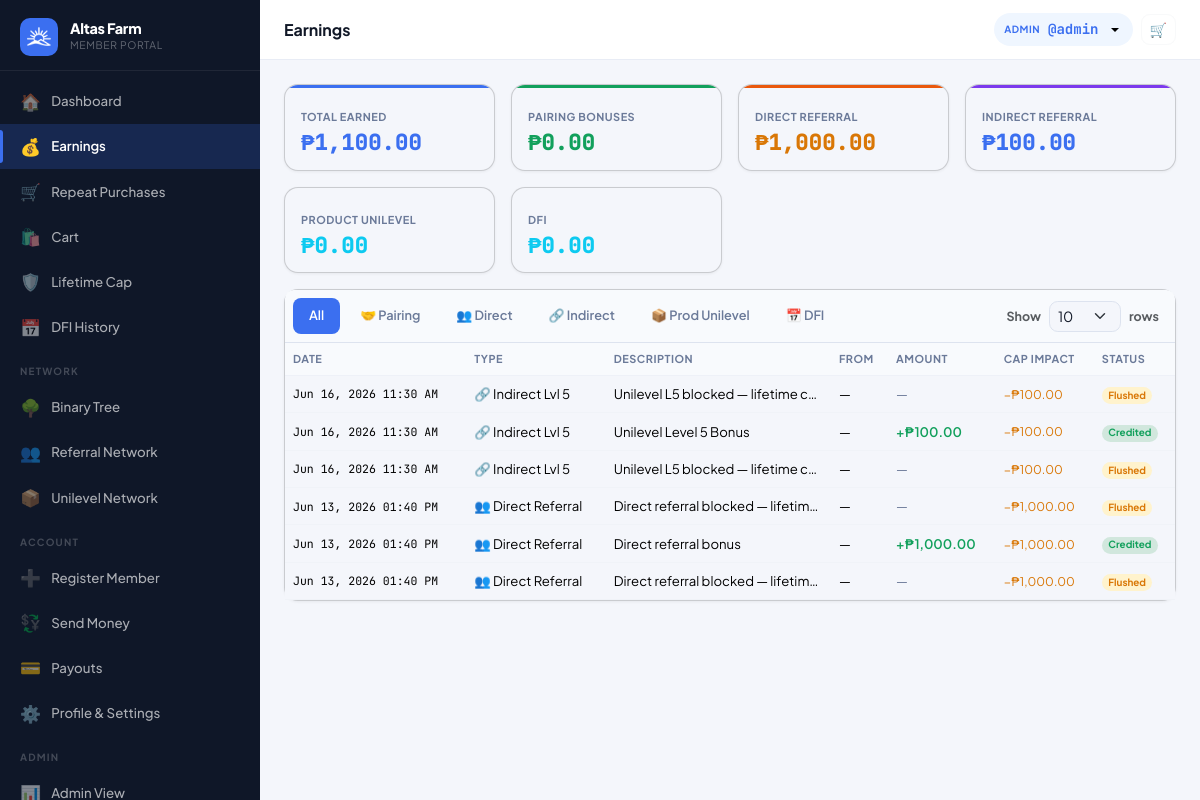
Page /?page=earnings (signed in) on the committed database.
### tables this page shows
CREATE TABLE settings (
  key_name   VARCHAR(80) NOT NULL PRIMARY KEY,
  value      TEXT        NOT NULL,
  updated_at TIMESTAMP DEFAULT CURRENT_TIMESTAMP ON UPDATE CURRENT_TIMESTAMP
);

CREATE TABLE users (
  id                INT UNSIGNED AUTO_INCREMENT PRIMARY KEY,
  username          VARCHAR(40)  NOT NULL UNIQUE,
  password_hash     VARCHAR(255) NOT NULL,
  role              ENUM('member','admin') NOT NULL DEFAULT 'member',
  package_id        INT UNSIGNED NULL,
  reg_code_id           INT UNSIGNED NULL,
  reg_payment_method    ENUM('code','ewallet','pending') NOT NULL DEFAULT 'code',
  reg_paid_by           INT UNSIGNED NULL,

   
  sponsor_id        INT UNSIGNED NULL,
  binary_parent_id  INT UNSIGNED NULL,
  binary_position   ENUM('left','right') NULL,

   
  left_count        INT UNSIGNED NOT NULL DEFAULT 0,
  right_count       INT UNSIGNED NOT NULL DEFAULT 0,
  pairs_paid        INT UNSIGNED NOT NULL DEFAULT 0,
  pairs_flushed     INT UNSIGNED NOT NULL DEFAULT 0,
  pairs_paid_today  INT UNSIGNED NOT NULL DEFAULT 0,   

   
  left_pv           DECIMAL(14,2) NOT NULL DEFAULT 0.00 COMMENT 'Accumulated PV on left binary leg',
  right_pv          DECIMAL(14,2) NOT NULL DEFAULT 0.00 COMMENT 'Accumulated PV on right binary leg',
  paired_pv         DECIMAL(14,2) NOT NULL DEFAULT 0.00 COMMENT 'Total paired PV lifetime',
  paired_pv_today   DECIMAL(14,2) NOT NULL DEFAULT 0.00 COMMENT 'Paired PV today (reset by midnight cron)',
  flushed_pv        DECIMAL(14,2) NOT NULL DEFAULT 0.00 COMMENT 'PV flushed in binary pairing',
  personal_pv       DECIMAL(14,2) NOT NULL DEFAULT 0.00 COMMENT 'Personal sales PV from downline product purchases',
  group_pv          DECIMAL(14,2) NOT NULL DEFAULT 0.00 COMMENT 'Group sales PV from downline',
  rank_royalty      ENUM('qa','supervisor','manager','director','chairman') NULL DEFAULT NULL COMMENT 'Royalty Bonus leadership rank',

   
  lifetime_earned       DECIMAL(14,2) NOT NULL DEFAULT 0.00,
  cap_status            ENUM('active','capped','perminact') NOT NULL DEFAULT 'active',
  capping_bypass        TINYINT(1)   NOT NULL DEFAULT 0,
  daily_cap_bypass      TINYINT(1)   NOT NULL DEFAULT 0,
  capped_at             TIMESTAMP NULL,
  last_reactivation_at  TIMESTAMP NULL,
  dfi_days_used         INT UNSIGNED NOT NULL DEFAULT 0,
  dfi_active            TINYINT(1)   NOT NULL DEFAULT 1,
  cd_active             TINYINT(1)   NOT NULL DEFAULT 0,
  ewallet_sent_today      DECIMAL(12,2) NOT NULL DEFAULT 0.00,
  ewallet_sent_this_week  DECIMAL(12,2) NOT NULL DEFAULT 0.00,

   
  full_name         VARCHAR(120) NULL,
  email             VARCHAR(120) NULL,
  mobile            VARCHAR(20)  NULL,
  gcash_number       VARCHAR(20)  NULL,
  maya_number        VARCHAR(20)  NULL,
  usdt_trc20_address VARCHAR(100) NULL,
  usdt_bep20_address VARCHAR(100) NULL,
  address            TEXT         NULL,
  photo             VARCHAR(200) NULL,

  ewallet_balance       DECIMAL(14,2) NOT NULL DEFAULT 0.00,
  withdrawable_balance  DECIMAL(14,2) NOT NULL DEFAULT 0.00,
  status                ENUM('active','suspended','pending') NOT NULL DEFAULT 'active',
  joined_at         TIMESTAMP DEFAULT CURRENT_TIMESTAMP,
  last_login        TIMESTAMP NULL,

  FOREIGN KEY (sponsor_id)       REFERENCES users(id) ON DELETE SET NULL,
  FOREIGN KEY (binary_parent_id) REFERENCES users(id) ON DELETE SET NULL,
  FOREIGN KEY (package_id)       REFERENCES packages(id) ON DELETE SET NULL
);

CREATE TABLE commissions (
  id             INT UNSIGNED AUTO_INCREMENT PRIMARY KEY,
  user_id        INT UNSIGNED NOT NULL,
  type           ENUM('pairing','direct_referral','indirect_referral','daily_fixed_income','unilevel_product','royalty') NOT NULL,
  amount         DECIMAL(12,2) NOT NULL DEFAULT 0.00,
  cap_deduction  DECIMAL(12,2) NOT NULL DEFAULT 0.00,   
  source_user_id INT UNSIGNED  NULL,
  level          TINYINT UNSIGNED NULL,
  pairs_count    TINYINT UNSIGNED NULL,
  description    VARCHAR(255)  NULL,
  status         ENUM('credited','flushed') NOT NULL DEFAULT 'credited',
  created_at     TIMESTAMP DEFAULT CURRENT_TIMESTAMP,
  FOREIGN KEY (user_id)        REFERENCES users(id),
  FOREIGN KEY (source_user_id) REFERENCES users(id) ON DELETE SET NULL
);

### views/member/earnings.php (the view, shortened to what the rows shown need)
<?php require 'views/partials/head.php'; ?>
<?php require 'views/partials/sidebar_member.php'; ?>
<div class="main-content">
  <?php require 'views/partials/topbar.php'; ?>
  <div class="page-content">
      <?php
      $binaryEnabled = setting('binary_enabled', '1') === '1';
      $statCards = [
        ['Total Earned',      $summary['total_earned'],   'primary', 'primary'],
        ...($binaryEnabled ? [['Pairing Bonuses',   $summary['total_pairing'],  'success', 'success']] : []),
        ['Direct Referral',   $summary['total_direct'],   'orange', 'warning'],
        ...(setting('indirect_referral_enabled', '1') === '1' ? [['Indirect Referral', $summary['total_indirect'], 'purple', 'primary']] : []),
        ...(setting('unilevel_product_enabled', '0') === '1' ? [['Product Unilevel', $summary['total_unilevel_product'] ?? 0, 'teal', 'info']] : []),
        ...(setting('dfi_enabled', '1') === '1' ? [['DFI', $summary['total_dfi'] ?? 0, 'teal', 'info']] : []),
      ];
      ?>
    <div class="card">
      <div class="table-responsive">
        <table class="table table-hover mb-0">
          <thead>
            <tr>
              <th>Date</th>
              <th>Type</th>
              <th>Description</th>
              <th>From</th>
              <th>Amount</th>
              <th>Cap Impact</th>
              <th>Status</th>
            </tr>
          </thead>
          <tbody>
            <?php if (empty($history['data'])): ?>
              <tr>
                <td colspan="7" class="text-center py-5 text-muted">No earnings found.</td>
              </tr>
              <?php else: foreach ($history['data'] as $row):
                $typeName = match ($row['type']) {
                  'pairing' => '🤝 Pairing',
                  'direct_referral' => '👥 Direct Referral',
                  'indirect_referral' => setting('indirect_referral_enabled', '1') === '1' ? '🔗 Indirect Lvl ' . $row['level'] : $row['type'],
                  'daily_fixed_income' => '📅 Daily Fixed Income',
                  'unilevel_product' => setting('unilevel_product_enabled', '0') === '1' ? '📦 Prod Unilevel Lvl ' . $row['level'] : $row['type'],
                  default => $row['type']
                };
              ?>
                <tr>
                  <td class="td-muted font-mono" style="font-size:.72rem;"><?= fmt_datetime($row['created_at']) ?></td>
                  <td><?= $typeName ?></td>
                  <td class="text-truncate" style="max-width:200px;" title="<?= e($row['description']) ?>"><?= e($row['description']) ?></td>
                  <td class="td-muted"><?= $row['source_username'] ? '@' . e($row['source_username']) : '—' ?></td>
                  <td><?php if ($row['status'] === 'credited'): ?><span class="td-green">+<?= fmt_money($row['amount']) ?></span><?php else: ?><span class="td-muted">—</span><?php endif; ?></td>
                  <td>
                    <?php if ((float)$row['cap_deduction'] > 0): ?>
                      <span class="text-warning" style="font-size:.75rem;" title="<?= fmt_money($row['cap_deduction']) ?> blocked by lifetime cap">−<?= fmt_money($row['cap_deduction']) ?></span>
                    <?php else: ?>
                      <span class="text-muted" style="font-size:.75rem;">—</span>
                    <?php endif; ?>
                  </td>
                  <td><span class="badge <?= $row['status'] === 'credited' ? 'bg-success-subtle text-success' : 'bg-warning-subtle text-warning' ?>"><?= ucfirst($row['status']) ?></span></td>
                </tr>
            <?php endforeach;
            endif; ?>
          </tbody>
        </table>
      </div>
    </div>
  </div>
</div>
<?php require 'views/partials/footer.php'; ?>

### views/partials/sidebar_member.php (shortened to what the rows shown need)
<?php
$cp      = current_page();
$user    = Auth::user();
$initial = strtoupper(substr($user['username'] ?? 'U', 0, 1));
$name    = $user['full_name'] ?: ('@' . $user['username']);
$view    = $_GET['view'] ?? '';
$cartBadge = 0;
if (class_exists('Cart') && Auth::check()) {
    $_cart = Cart::getOrCreate(Auth::id());
    if ($_cart && !empty($_cart['id'])) {
        $cartItems = Cart::getItems((int)$_cart['id']);
        $cartBadge = empty($cartItems) ? 0 : (int)array_sum(array_column($cartItems, 'quantity'));
    }
}
$nav = [
  ['page' => 'dashboard', 'icon' => '🏠', 'label' => 'Dashboard',        'pages' => ['dashboard']],
  ['page' => 'earnings',  'icon' => '💰', 'label' => 'Earnings',         'pages' => ['earnings']],
  ['page' => 'repeat_purchases', 'icon' => '🛒', 'label' => 'Repeat Purchases', 'pages' => ['repeat_purchases']],
  ['page' => 'cart', 'icon' => '🛍️', 'label' => 'Cart', 'pages' => ['cart'], 'badge' => $cartBadge],
  ['page' => 'cap_status', 'icon' => '🛡️', 'label' => 'Lifetime Cap',     'pages' => ['cap_status']],
  ...(setting('dfi_enabled', '1') === '1' ? [
    ['page' => 'dfi_history', 'icon' => '📅', 'label' => 'DFI History', 'pages' => ['dfi_history']],
  ] : []),
  'SEPARATOR:Network',
  ...(setting('binary_enabled', '1') === '1' ? [
    ['page' => 'genealogy&view=binary',  'icon' => '🌳', 'label' => 'Binary Tree',      'pages' => ['genealogy'], 'view' => 'binary'],
  ] : []),
  ['page' => 'genealogy&view=referral', 'icon' => '👥', 'label' => 'Referral Network', 'pages' => ['genealogy'], 'view' => 'referral'],
  ...(setting('unilevel_product_enabled', '0') === '1' ? [
    ['page' => 'genealogy&view=product_unilevel', 'icon' => '📦', 'label' => 'Unilevel Network', 'pages' => ['genealogy'], 'view' => 'product_unilevel'],
  ] : []),
  ...(setting('royalty_enabled', '0') === '1' ? [
    ['page' => 'member_royalty', 'icon' => '⭐', 'label' => 'Royalty Bonus', 'pages' => ['member_royalty']],
  ] : []),
  'SEPARATOR:Account',
  ['page' => 'register&sponsor=' . $user['username'], 'icon' => '➕', 'label' => 'Register Member', 'pages' => ['register']],
  ['page' => 'ewallet_transfer', 'icon' => '💱', 'label' => 'Send Money', 'pages' => ['ewallet_transfer']],
  ['page' => 'payout',  'icon' => '💳', 'label' => 'Payouts',   'pages' => ['payout']],
  ['page' => 'profile', 'icon' => '⚙️', 'label' => 'Profile & Settings', 'pages' => ['profile']],
];
if (Auth::isAdmin()) {
  $nav[] = 'SEPARATOR:Admin';
  $nav[] = ['page' => 'admin', 'icon' => '📊', 'label' => 'Admin View', 'pages' => []];
}
$nav[] = 'SEPARATOR:Site';
$nav[] = ['page' => '__frontend__', 'icon' => '🌐', 'label' => 'View Frontend', 'pages' => []];
function renderSidebarNav($nav, $cp, $user, $view, $initial, $name)
{ ?>
  <div class="sidebar-brand">
    <div>
      <div class="brand-name"><?= e(setting('site_name', APP_NAME)) ?></div>
      <div class="brand-sub">Member Portal</div>
    </div>
  </div>
<?php } ?>
<div class="sidebar d-none d-lg-flex flex-column">
  <?php renderSidebarNav($nav, $cp, $user, $view, $initial, $name); ?>
</div>

### views/partials/topbar.php (shortened to what the rows shown need)
<?php
if (isset($_GET['page']) && $_GET['page'] === 'admin_user_view' && !empty($_GET['id']) && Auth::isAdmin()) {
  $user = getUserById((int)$_GET['id']);
  if (!$user) {
    flash('error', 'User not found.');
    redirect('/?page=admin_users');
  }
} else {
  $user = Auth::user();
}
?>
<div class="topbar-wrapper no-print">
  <div class="d-flex align-items-center gap-2">
    <div class="dropdown">
      <button class="topbar-balance border-0 dropdown-toggle" type="button"
        data-bs-toggle="dropdown" aria-expanded="false"
        title="<?= e($user['username'] ?? '') ?>" style="cursor:pointer;">
        <span class="bal-label"><?= Auth::isAdmin() ? 'Admin' : 'User' ?></span>
        <span class="bal-amount">@<?= e($user['username'] ?? '') ?></span>
      </button>
    </div>
  </div>
</div>

### rows in the picture
settings: value "Altas Farm"
users: username "admin"
commissions: created_at "Jun 16, 2026 11:30 AM", typeName "🔗 Indirect Lvl 5", description "Unilevel L5 blocked — lifetime c…", cap_deduction "₱100.00", status "Flushed"
commissions: created_at "Jun 16, 2026 11:30 AM", typeName "🔗 Indirect Lvl 5", description "Unilevel Level 5 Bonus", amount "₱100.00", cap_deduction "₱100.00", status "Credited"
commissions: created_at "Jun 16, 2026 11:30 AM", typeName "🔗 Indirect Lvl 5", description "Unilevel L5 blocked — lifetime c…", cap_deduction "₱100.00", status "Flushed"
commissions: created_at "Jun 13, 2026 01:40 PM", type "👥 Direct Referral", description "Direct referral blocked — lifetim…", cap_deduction "₱1,000.00", status "Flushed"
commissions: created_at "Jun 13, 2026 01:40 PM", type "👥 Direct Referral", description "Direct referral bonus", amount "₱1,000.00", cap_deduction "₱1,000.00", status "Credited"
commissions: created_at "Jun 13, 2026 01:40 PM", type "👥 Direct Referral", description "Direct referral blocked — lifetim…", cap_deduction "₱1,000.00", status "Flushed"

### other values in the picture
$item['icon'] "🏠"
$item['label'] "Dashboard"
$item['icon'] "💰"
$item['label'] "Earnings"
$item['icon'] "🛒"
$item['label'] "Repeat Purchases"
$item['icon'] "🛍️"
$item['label'] "Cart"
$item['icon'] "🛡️"
$item['label'] "Lifetime Cap"
$item['icon'] "📅"
$item['label'] "DFI History"
substr($item, 10) "NETWORK"
$item['icon'] "🌳"
$item['label'] "Binary Tree"
